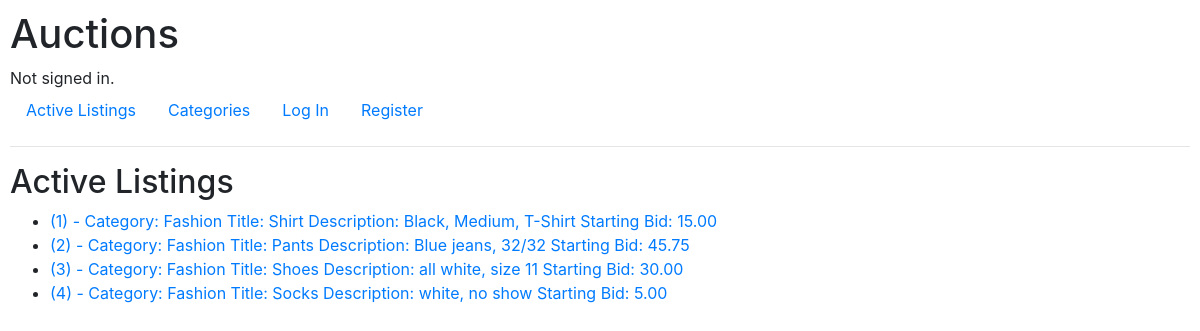
Screenshot of /Fashion with the database file from the repository.
### auctions/models.py (models this page shows)
class Listing(models.Model):
    category = models.CharField(max_length=50)
    title = models.CharField(max_length=50)
    description = models.CharField(max_length=255)
    starting_bid = models.DecimalField(max_digits=9,decimal_places=2)
    def __str__(self):
        return f"({self.id}) - Category: {self.category}{chr(10)}Title: {self.title}{chr(10)}Description: {self.description}{chr(10)}Starting Bid: {self.starting_bid}"

### auctions/views.py (the view)
# urls.py: path("<str:category>", views.by_category, name="by_category")
def by_category(request, category):
    listings = Listing.objects.filter(category=category)
    return render(request, "auctions/index.html", {
        "listings": listings
    })

### auctions/templates/auctions/index.html
{% extends "auctions/layout.html" %}
{% block body %}
    <h2>Active Listings</h2>
    <ul>
    {% for listing in listings %}
        <li><a href="{% url 'auctions:listing' listing.id %}">{{listing}}</a></li>
    {% empty %}
        No Listings.
    {% endfor %}
    </ul>
{% endblock %}

### auctions/static/auctions/styles.css (style rules this page uses)
body { padding: 10px; }

### rows the page displays
Listing: id+category+title "(1) - Category: Fashion Title: Shirt Description: Black, Medium, T-Shirt Starting Bid: 15.00"
Listing: id+category+title "(2) - Category: Fashion Title: Pants Description: Blue jeans, 32/32 Starting Bid: 45.75"
Listing: id+category+title "(3) - Category: Fashion Title: Shoes Description: all white, size 11 Starting Bid: 30.00"
Listing: id+category+title "(4) - Category: Fashion Title: Socks Description: white, no show Starting Bid: 5.00"
